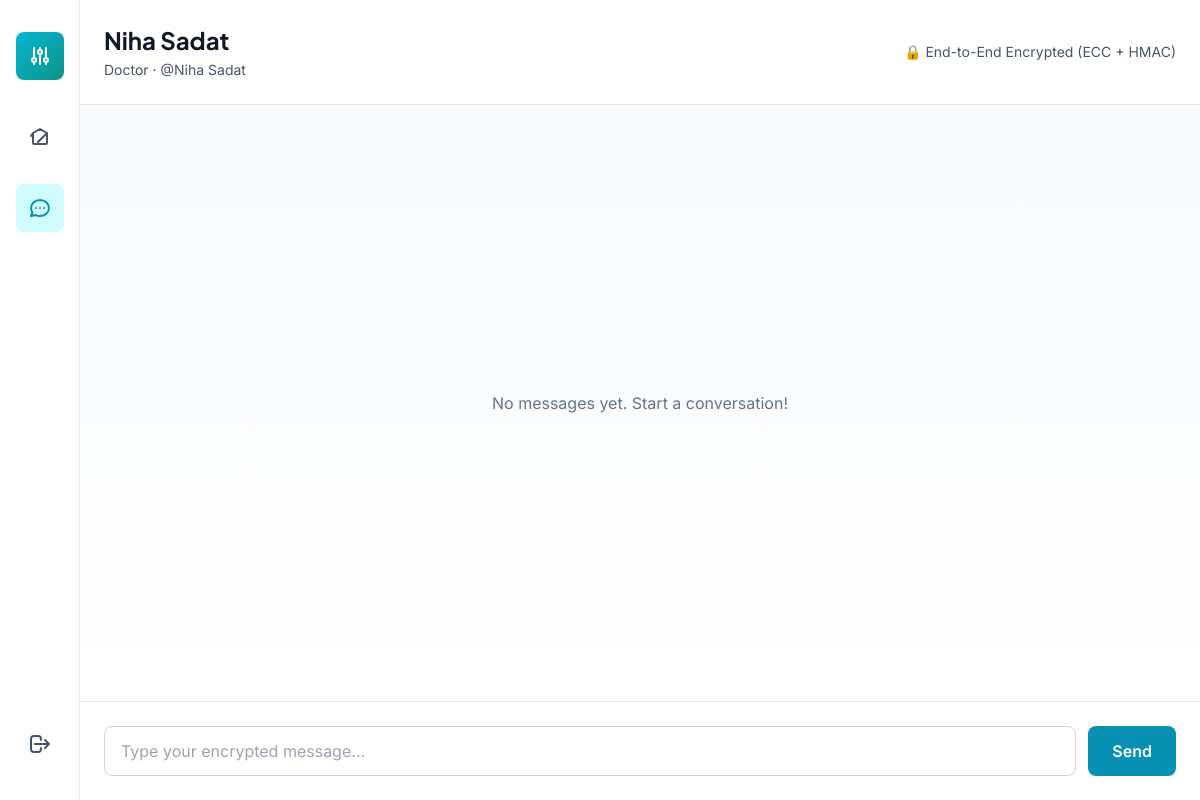
The app's page /chat/5 (signed in), older data.
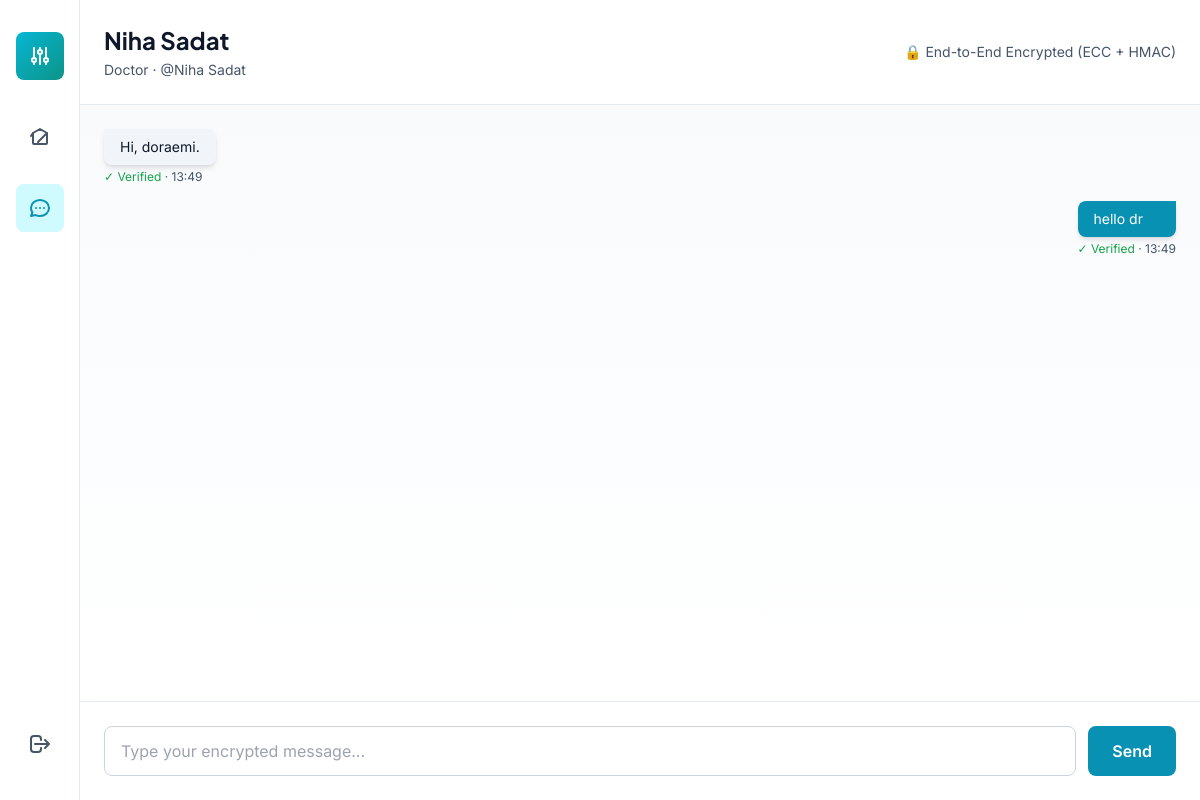
The same page, newer data.
### models.py (models this page shows, shortened)
class User(db.Model):
    __tablename__ = 'users'
    id = db.Column(db.Integer, primary_key=True)
    username = db.Column(db.String(120), unique=True, nullable=False, index=True)
    role = db.Column(db.String(20), nullable=False)  # 'patient', 'doctor', 'specialist', 'admin'
    password_hash = db.Column(db.String(255), nullable=False)
    encrypted_email = db.Column(db.Text, nullable=True)  # RSA encrypted, only decrypted with private key
    rsa_public_key = db.Column(db.Text, nullable=True)  # JSON: {"e": int, "n": int}
    rsa_private_key = db.Column(db.Text, nullable=True)  # JSON: {"d": int, "n": int} - Stored securely
    ecc_public_key = db.Column(db.Text, nullable=True)  # JSON: {"x": int, "y": int}
    ecc_private_key = db.Column(db.Text, nullable=True)  # JSON: {"k": int} - Stored securely
    public_key = db.Column(db.Text, nullable=True)  # For encryption purposes
    encrypted_profile = db.Column(db.Text, nullable=True)  # Encrypted email/NID
    display_name = db.Column(db.String(120), nullable=True)
    phone = db.Column(db.Text, nullable=True)  # Encrypted
    date_of_birth = db.Column(db.String(20), nullable=True)
    address = db.Column(db.Text, nullable=True)  # Encrypted
    city = db.Column(db.String(100), nullable=True)
    country = db.Column(db.String(100), nullable=True)
    two_fa_enabled = db.Column(db.Boolean, default=False)
    two_fa_challenge = db.Column(db.String(10), nullable=True)
    two_fa_timestamp = db.Column(db.DateTime, nullable=True)
    encrypted_nid = db.Column(db.Text, nullable=True)
    encrypted_blood_group = db.Column(db.Text, nullable=True)
    nid_mac = db.Column(db.String(255), nullable=True)
    last_key_rotation = db.Column(db.DateTime, nullable=True)
    is_approved = db.Column(db.Boolean, default=False)  # False for new registrations
    approved_at = db.Column(db.DateTime, nullable=True)
    approved_by_admin_id = db.Column(db.Integer, db.ForeignKey('users.id'), nullable=True)
    created_at = db.Column(db.DateTime, default=datetime.now)
    updated_at = db.Column(db.DateTime, default=datetime.now, onupdate=datetime.now)
    sent_referrals = db.relationship('Referral', foreign_keys='Referral.sender_id', backref='sender', lazy=True)
    received_referrals = db.relationship('Referral', foreign_keys='Referral.receiver_id', backref='receiver', lazy=True)
    sent_messages = db.relationship('Message', foreign_keys='Message.sender_id', backref='sender_msg', lazy=True)
    received_messages = db.relationship('Message', foreign_keys='Message.receiver_id', backref='receiver_msg', lazy=True)
    def get_display_name(self):
        if self.display_name:
            return self.display_name
    def get_ecc_public_key(self):
        if self.ecc_public_key:
            return json.loads(self.ecc_public_key)
        return None

class Message(db.Model):
    __tablename__ = 'messages'
    id = db.Column(db.Integer, primary_key=True)
    sender_id = db.Column(db.Integer, db.ForeignKey('users.id'), nullable=False, index=True)
    receiver_id = db.Column(db.Integer, db.ForeignKey('users.id'), nullable=False, index=True)
    encrypted_content = db.Column(db.Text, nullable=False)
    mac_tag = db.Column(db.String(255), nullable=True)
    is_verified = db.Column(db.Boolean, default=False)
    is_read = db.Column(db.Boolean, default=False)
    timestamp = db.Column(db.DateTime, default=datetime.now, index=True)
    def verify_integrity(self):
        if not self.mac_tag or not self.encrypted_content:
            return False
        hmac_key = f"message_{self.sender_id}"
        if verify_mac(hmac_key, self.encrypted_content, self.mac_tag):
            self.is_verified = True
            return True
        return False
    __repr__ = lambda self: f'<Message {self.sender_id} -> {self.receiver_id}>'

### app.py (the view)
@app.route('/chat/<int:user_id>')
def chat(user_id):
    if 'user_id' not in session:
        return redirect(url_for('login'))
    current_user_id = session.get('user_id')
    other_user = User.query.get(user_id)
    current_user = User.query.get(current_user_id)
    if not other_user:
        return redirect(url_for('dashboard'))
    messages = Message.query.filter(
        ((Message.sender_id == current_user_id) & (Message.receiver_id == user_id)) |
        ((Message.sender_id == user_id) & (Message.receiver_id == current_user_id))
    ).order_by(Message.timestamp.asc()).all()
    for msg in messages:
        msg.verify_integrity()
        if msg.encrypted_content.startswith('ecc:'):
            try:
                message_sender = User.query.get(msg.sender_id)
                message_receiver = User.query.get(msg.receiver_id)
                if not message_sender or not message_receiver:
                    msg.display_content = "[Cannot decrypt - users not found]"
                    continue
                sender_ecc_public_key = message_sender.get_ecc_public_key()
                receiver_ecc_public_key = message_receiver.get_ecc_public_key()
                if sender_ecc_public_key and receiver_ecc_public_key:
                    decrypted_text = ecc_decrypt_message(
                        msg.encrypted_content,
                        sender_ecc_public_key,
                        receiver_ecc_public_key
                    )
                    msg.display_content = decrypted_text
                else:
                    msg.display_content = "[Cannot decrypt - keys unavailable]"
            except Exception as e:
                msg.display_content = f"[Decryption error: {str(e)[:50]}]"
        else:
            msg.display_content = msg.encrypted_content
        db.session.add(msg)
    db.session.commit()
    unread_messages = Message.query.filter(
        Message.sender_id == user_id,
        Message.receiver_id == current_user_id,
        Message.is_read == False
    ).all()
    for msg in unread_messages:
        msg.is_read = True
        db.session.add(msg)
    db.session.commit()
    add_system_log(
        f"Loaded chat: {current_user.get_display_name()} ↔ {other_user.get_display_name()} | Retrieved {len(messages)} encrypted messages",
        "INFO"
    )
    return render_template('chat.html',
                         current_user=current_user,
                         other_user=other_user,
                         messages=messages)

### app.py (called while the page is built)
def add_system_log(message, status='INFO'):
    timestamp = datetime.now().strftime('%H:%M:%S')
    log_entry = f"[{status}] {timestamp} - {message}"
    system_log.append(log_entry)
    if len(system_log) > 50:  # Keep last 50 entries
        system_log.pop(0)
    print(log_entry)

### security/encryption_utils.py (called while the page is built)
def derive_encryption_key(sender_ecc_public_key, receiver_ecc_public_key):
    sender_x = sender_ecc_public_key.get('x', 0) if sender_ecc_public_key else 0
    sender_y = sender_ecc_public_key.get('y', 0) if sender_ecc_public_key else 0
    receiver_x = receiver_ecc_public_key.get('x', 0) if receiver_ecc_public_key else 0
    receiver_y = receiver_ecc_public_key.get('y', 0) if receiver_ecc_public_key else 0
    if sender_x <= receiver_x:
        key_material = f"{sender_x}:{sender_y}:{receiver_x}:{receiver_y}".encode('utf-8')
    else:
        key_material = f"{receiver_x}:{receiver_y}:{sender_x}:{sender_y}".encode('utf-8')
    derived_key = hashlib.sha256(key_material).digest()
    return derived_key

def ecc_decrypt_message(ciphertext_hex, sender_ecc_public_key, receiver_ecc_public_key):
    if not ciphertext_hex.startswith('ecc:'):
        return ciphertext_hex  # Not encrypted
    try:
        encrypted_part = ciphertext_hex[4:]  # Remove "ecc:" prefix
        if not sender_ecc_public_key or not receiver_ecc_public_key:
            return "[Cannot decrypt - missing keys]"
        encryption_key = derive_encryption_key(sender_ecc_public_key, receiver_ecc_public_key)
        ciphertext_bytes = bytes.fromhex(encrypted_part)
        plaintext_bytes = bytearray()
        for i, byte in enumerate(ciphertext_bytes):
            plaintext_bytes.append(byte ^ encryption_key[i % len(encryption_key)])
        return plaintext_bytes.decode('utf-8')
    except Exception as e:
        print(f"Decryption error: {e}")
        return ciphertext_hex  # Return encrypted if decryption fails

### security/hashing.py (called while the page is built)
def rightrotate(n, d):
    return ((n >> d) | (n << (32 - d))) & 0xffffffff

def rightshift(n, d):
    return n >> d

def sha256_ch(x, y, z):
    return (x & y) ^ ((~x & 0xffffffff) & z)

def sha256_maj(x, y, z):
    return (x & y) ^ (x & z) ^ (y & z)

def sha256_sigma0(x):
    return rightrotate(x, 2) ^ rightrotate(x, 13) ^ rightrotate(x, 22)

def sha256_sigma1(x):
    return rightrotate(x, 6) ^ rightrotate(x, 11) ^ rightrotate(x, 25)

def sha256_gamma0(x):
    return rightrotate(x, 7) ^ rightrotate(x, 18) ^ rightshift(x, 3)

def sha256_gamma1(x):
    return rightrotate(x, 17) ^ rightrotate(x, 19) ^ rightshift(x, 10)

### templates/chat.html (shortened to what this page needs)
{% extends "base.html" %}
{% block content %}
<div class="min-h-screen bg-slate-50" style="background-color: #F8FAFC;">
    <div class="flex h-screen bg-slate-50">
        <div class="sidebar w-20 bg-white border-r border-slate-200 flex flex-col items-center py-8 space-y-8 fixed h-screen z-40">
            <a href="{{ url_for('dashboard') }}" class="flex items-center justify-center w-12 h-12 rounded-lg bg-gradient-to-br from-cyan-500 to-teal-600 hover:shadow-lg transition">
                <svg class="w-6 h-6 text-white" fill="none" stroke="currentColor" viewBox="0 0 24 24">
                    <path stroke-linecap="round" stroke-linejoin="round" stroke-width="2" d="M12 6V4m0 2a2 2 0 100 4m0-4a2 2 0 110 4m-6 8a2 2 0 100-4m0 4a2 2 0 110-4m0 4v2m0-6V4m6 6v10m6-2a2 2 0 100-4m0 4a2 2 0 110-4m0 4v2m0-6V4"></path>
                </svg>
            </a>
            <nav class="flex flex-col space-y-6 flex-1">
                <a href="{{ url_for('dashboard') }}" class="flex items-center justify-center w-12 h-12 rounded-lg text-slate-600 hover:bg-slate-100 transition" title="Home">
                    <svg class="w-6 h-6" fill="none" stroke="currentColor" viewBox="0 0 24 24">
                        <path stroke-linecap="round" stroke-linejoin="round" stroke-width="2" d="M3 12l2-3m0 0l7-4 7 4M5 9v10a1 1 0 001 1h12a1 1 0 001-1V9m-9 9l9-9"></path>
                    </svg>
                </a>
                <a href="#" class="flex items-center justify-center w-12 h-12 rounded-lg bg-cyan-100 text-cyan-600 hover:bg-cyan-200 transition" title="Messages">
                    <svg class="w-6 h-6" fill="none" stroke="currentColor" viewBox="0 0 24 24">
                        <path stroke-linecap="round" stroke-linejoin="round" stroke-width="2" d="M8 12h.01M12 12h.01M16 12h.01M21 12c0 4.418-4.03 8-9 8a9.863 9.863 0 01-4.255-.949L3 20l1.395-3.72C3.512 15.042 3 13.574 3 12c0-4.418 4.03-8 9-8s9 3.582 9 8z"></path>
                    </svg>
                </a>
            </nav>
            <a href="{{ url_for('logout') }}" class="flex items-center justify-center w-12 h-12 rounded-lg text-slate-600 hover:bg-red-50 hover:text-red-600 transition" title="Logout">
                <svg class="w-6 h-6" fill="none" stroke="currentColor" viewBox="0 0 24 24">
                    <path stroke-linecap="round" stroke-linejoin="round" stroke-width="2" d="M17 16l4-4m0 0l-4-4m4 4H7m6 4v1a3 3 0 01-3 3H6a3 3 0 01-3-3V7a3 3 0 013-3h4a3 3 0 013 3v1"></path>
                </svg>
            </a>
        </div>
        <div class="flex-1 ml-20 flex flex-col">
            <div class="bg-white border-b border-slate-200 p-6 shadow-sm">
                <div class="flex items-center justify-between">
                    <div>
                        <h2 class="text-2xl font-bold text-slate-900">{{ other_user.get_display_name() }}</h2>
                        <p class="text-sm text-slate-600 mt-1">{{ other_user.role.capitalize() }} · @{{ other_user.username }}</p>
                    </div>
                    <div class="text-sm text-slate-600">
                        <p>🔒 End-to-End Encrypted (ECC + HMAC)</p>
                    </div>
                </div>
            </div>
            <div class="flex-1 overflow-y-auto p-6 space-y-4 bg-gradient-to-b from-slate-50 to-white">
                {% for message in messages %}
                    {% if message.sender_id == current_user.id %}
                        <div class="flex justify-end">
                            <div class="max-w-xs">
                                <div class="bg-cyan-600 text-white rounded-lg rounded-tr-none px-4 py-2 shadow-md">
                                    <p class="text-sm">{{ message.display_content if message.display_content else message.encrypted_content }}</p>
                                </div>
                                <div class="mt-1 text-xs text-slate-600 text-right">
                                    {% if message.is_verified %}
                                        <span class="text-green-600">✓ Verified</span>
                                    {% else %}
                                        <span class="text-red-600">⚠ Tampered</span>
                                    {% endif %}
                                    · {{ message.timestamp.strftime('%H:%M') }}
                                </div>
                            </div>
                        </div>
                    {% else %}
                        <div class="flex justify-start">
                            <div class="max-w-xs">
                                <div class="bg-slate-100 text-slate-900 rounded-lg rounded-tl-none px-4 py-2 shadow-md">
                                    <p class="text-sm">{{ message.display_content if message.display_content else message.encrypted_content }}</p>
                                </div>
                                <div class="mt-1 text-xs text-slate-600">
                                    {% if message.is_verified %}
                                        <span class="text-green-600">✓ Verified</span>
                                    {% else %}
                                        <span class="text-red-600">⚠ Tampered</span>
                                    {% endif %}
                                    · {{ message.timestamp.strftime('%H:%M') }}
                                </div>
                            </div>
                        </div>
                    {% endif %}
                {% endfor %}
                {% if not messages %}
                    <div class="flex items-center justify-center h-full text-slate-500">
                        <p>No messages yet. Start a conversation!</p>
                    </div>
                {% endif %}
            </div>
            <div class="bg-white border-t border-slate-200 p-6 shadow-lg">
                <form id="messageForm" class="flex gap-3">
                    <input type="text" id="messageInput" placeholder="Type your encrypted message..."
                           class="flex-1 px-4 py-3 border border-slate-300 rounded-lg focus:outline-none focus:ring-2 focus:ring-cyan-500">
                    <button type="submit" class="px-6 py-3 bg-cyan-600 text-white rounded-lg hover:bg-cyan-700 transition font-semibold">
                        Send
                    </button>
                </form>
            </div>
        </div>
    </div>
</div>
{% endblock %}

### templates/base.html (shortened to what this page needs)
<!DOCTYPE html>
<html lang="en">
<head>
    <script src="https://cdn.tailwindcss.com"></script>
</head>
<body class="bg-slate-50 relative overflow-x-hidden" style="background-color: #F8FAFC;">
    <div class="relative z-10">
        {% block content %}{% endblock %}
    </div>
</body>
</html>

### templates/base.html (style rules this page uses)
* { font-family: 'Inter', sans-serif; }
h1, h2, h3, h4, h5, h6 { font-family: 'Plus Jakarta Sans', sans-serif; }
button, a { transition: all 0.3s ease; }
.sidebar { transition: all 0.3s ease; }

Row changes from the older to the newer data that the page shows:
added Message: display_content "Hi, doraemi.", is_verified "✓ Verified", timestamp "13:49"
added Message: display_content "hello dr", is_verified "✓ Verified", timestamp "13:49"
Text that changed along with them:
text no longer shown: "No messages yet. Start a conversation!"
